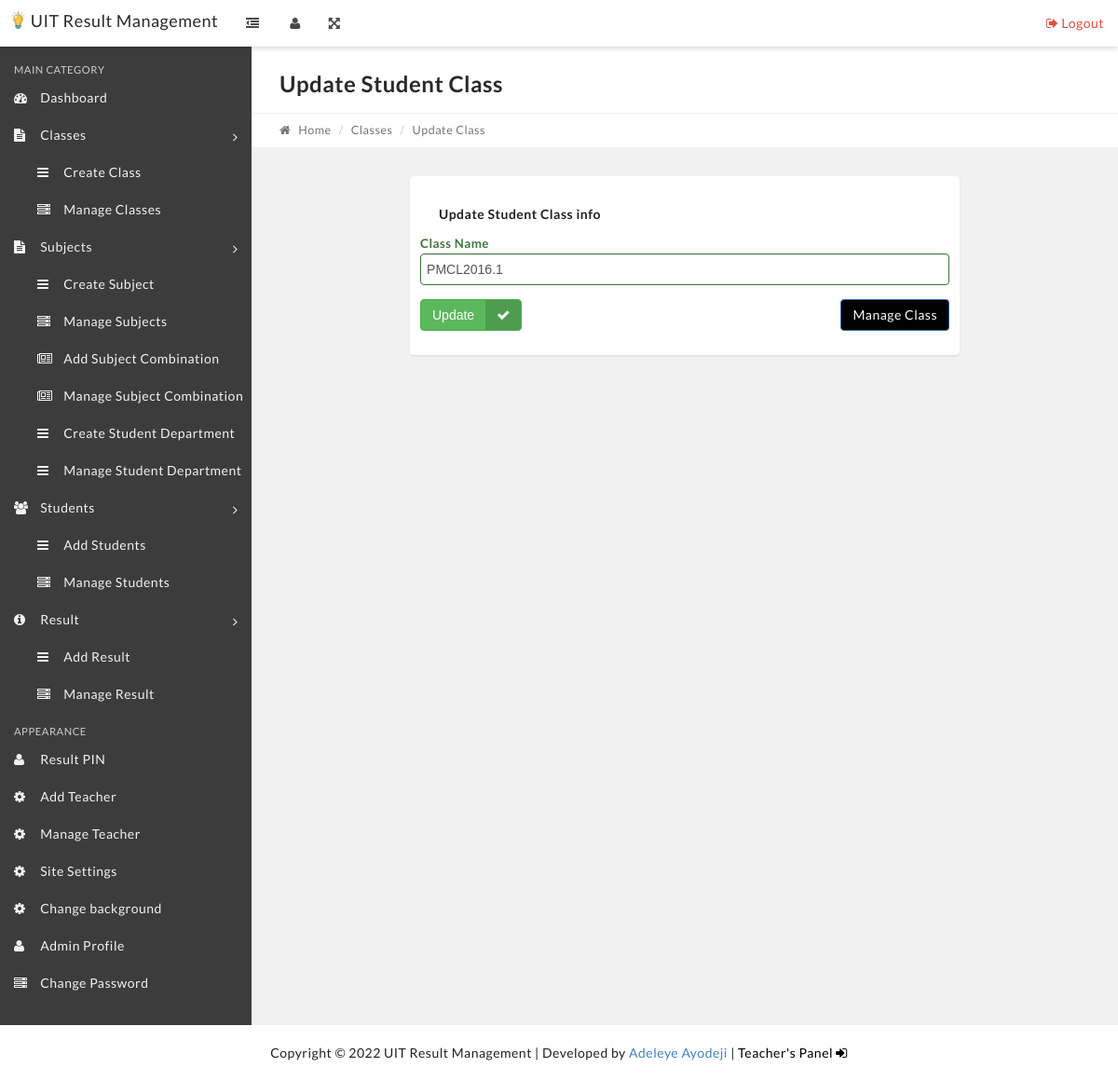
Page /edit-class.php?classid=1 on the committed database.
### tables this page shows
CREATE TABLE IF NOT EXISTS `settings` (
  `id` int(11) NOT NULL AUTO_INCREMENT,
  `title` varchar(10000) DEFAULT NULL,
  `description` text,
  `address1` longtext,
  `address2` longtext,
  `session` varchar(1000) DEFAULT NULL,
  `term` varchar(1000) DEFAULT NULL,
  `logo` varchar(1000) DEFAULT NULL,
  `siteback` varchar(1000) DEFAULT NULL,
  PRIMARY KEY (`id`)
);

CREATE TABLE IF NOT EXISTS `tblclasses` (
  `id` int(11) NOT NULL AUTO_INCREMENT,
  `ClassName` varchar(80) DEFAULT NULL,
  `ClassNameNumeric` int(4) DEFAULT NULL,
  `Section` varchar(10000) DEFAULT NULL,
  `CreationDate` timestamp NOT NULL DEFAULT CURRENT_TIMESTAMP,
  `price` int(255) DEFAULT NULL,
  PRIMARY KEY (`id`)
);

### edit-class.php (the view, shortened to what this page needs)
<?php
include('includes/config.php');
if(strlen($_SESSION['alogin'])=="")
    {
    header("Location: index.php");
    }
    else{
?>
<?php include('includes/header.php');?>
            <?php include('includes/topbar.php');?>
            <div class="content-wrapper">
                <div class="content-container">
<?php include('includes/leftbar.php');?>
                    <div class="main-page">
                        <div class="container-fluid">
                            <div class="row page-title-div">
                                <div class="col-md-6">
                                    <h2 class="title">Update Student Class</h2>
                                </div>
                            </div>
                            <div class="row breadcrumb-div">
                                <div class="col-md-6">
                                    <ul class="breadcrumb">
            							<li><a href="dashboard.php"><i class="fa fa-home"></i> Home</a></li>
            							<li><a href="#">Classes</a></li>
            							<li class="active">Update Class</li>
            						</ul>
                                </div>
                            </div>
                        </div>
                        <section class="section">
                            <div class="container-fluid">
                                <div class="row">
                                    <div class="col-md-8 col-md-offset-2">
                                        <div class="panel" style="padding: 10px;">
                                            <div class="panel-heading">
                                                <div class="panel-title">
                                                    <h5>Update Student Class info</h5>
                                                </div>
                                            </div>
                                                <form method="post">
<?php
$cid=intval($_GET['classid']);
$sql = "SELECT * from tblclasses where id=:cid";
$query = $dbh->prepare($sql);
$query->bindParam(':cid',$cid,PDO::PARAM_STR);
$query->execute();
$results=$query->fetchAll(PDO::FETCH_OBJ);
if($query->rowCount() > 0)
{
foreach($results as $result)
{   ?>
                                                    <div class="form-group has-success">
                                                        <label for="success" class="control-label">Class Name</label>
                                                		<div class="">
                                                			<input type="text" name="classname" value="<?php echo htmlentities($result->ClassName);?>" required="required" class="form-control" id="success">
                                                		</div>
                                                	</div>
                                                    <?php }} ?>
  <div class="form-group has-success">
                                                        <div class="">
                                                           <button type="submit" name="update" class="btn btn-success btn-labeled">Update<span class="btn-label btn-label-right"><i class="fa fa-check"></i></span></button>
                                                           <a href="manage-classes.php" class="btn btn-primary" style="float: right;background: black;color: white;">
                                                    Manage Class
                                            </a>
                                                    </div>
                                                </form>
                                            </div>
                                        </div>
                                    </div>
                                </div>
                            </div>
                    </div>
                </div>
            </div>
        <?php include 'includes/credit.php'; ?>
    </body>
</html>
<?php  } ?>

### includes/topbar.php (shortened to what this page needs)
<nav class="navbar top-navbar bg-white box-shadow">
          	<div class="container-fluid">
                  <div class="row">
                      <div class="navbar-header no-padding">
              			<a class="navbar-brand" href="dashboard.php" style="color: black;">
              			   <?php
                          $stmt = $dbh->query("SELECT * FROM settings");
                          $rowww = $stmt->fetch(PDO::FETCH_OBJ);
                          ?>
                          <img src="images/<?php echo htmlentities($rowww->logo); ?>" style="float: left;height: 19px;margin-right: 6px;">
                          <?php
                          echo htmlentities($rowww->title);
                          ?>
              			</a>
                          <span class="small-nav-handle hidden-sm hidden-xs"><i class="fa fa-outdent"></i></span>
              		</div>
              		<div class="collapse navbar-collapse" id="navbar-collapse-1">
              			<ul class="nav navbar-nav" data-dropdown-in="fadeIn" data-dropdown-out="fadeOut">
                              <?php
                              if (!isset($_SESSION["teacher"])) {
                                  ?>
                                   <li class="hidden-sm hidden-xs"><a href="#" class="user-info-handle"><i class="fa fa-user"></i></a></li>
                                  <?php
                              }
                              ?>
                              <li class="hidden-sm hidden-xs"><a href="#" class="full-screen-handle"><i class="fa fa-arrows-alt"></i></a></li>
              			</ul>
              			<ul class="nav navbar-nav navbar-right" data-dropdown-in="fadeIn" data-dropdown-out="fadeOut">
              				    <li><a href="logout.php" class="color-danger text-center"><i class="fa fa-sign-out"></i> Logout</a></li>
              			</ul>
              		</div>
                  </div>
          	</div>
          </nav>

### includes/credit.php
<?php
    $place = $_SERVER['REQUEST_URI'] == "/teacherlog.php" ? "fixed" : "static";
?>
<div class="credit" style="position: <?php echo $_SESSION ? "static" : $place; ?>;">
				   <?php
                            $stmt = $dbh->query("SELECT * FROM settings");
                            $rowwww = $stmt->fetch(PDO::FETCH_OBJ);
                            ?>
           Copyright &copy; <?php echo date("Y")." ". htmlentities($rowwww->title); ?> | Developed by <a href="https://adeleyeayodeji.com" target="_blank">Adeleye Ayodeji</a> | <?php
           	if (!isset($_SESSION["alogin"])) {
			?>
			<a href="teacherlog.php" style="color: black;">Teacher's Panel <i class="fa fa-sign-in"></i></a>
			<?php
		}else{
		   	?>
		   	<a href="logout.php" style="color: red;">Logout <i class="fa fa-sign-out"></i></a>
		   	<?php
		}
            ?>
        </div>

### css/style.css (style rules this page uses)
body { background: #f1f1f1; }
.credit { position: fixed; bottom: 0px; width: 100%; padding: 20px; text-align: center; background: white; }

### rows in the picture
settings: logo (picture), title "UIT Result Management"
tblclasses: classname "PMCL2016.1"
